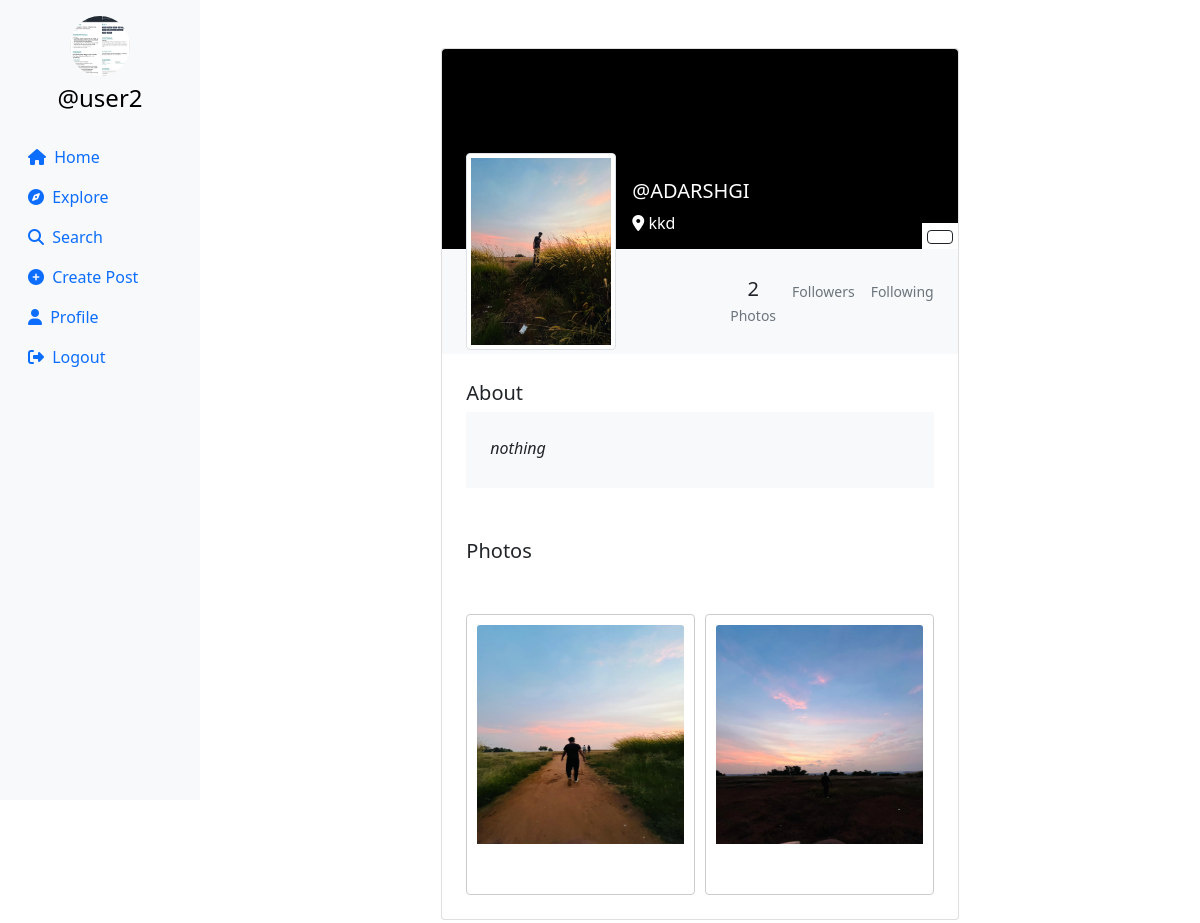
The page /profile/ADARSHGI (signed in) on the database its author committed.
### socialapp/models.py (models this page shows, shortened)
class Profile(models.Model):
     user = models.ForeignKey(User, on_delete=models.CASCADE)
     id_user = models.IntegerField(primary_key=True, default=0)
     bio = models.TextField(blank=True, default='')
     profileimg = models.ImageField(upload_to='profile_images', default='')
     location = models.CharField(max_length=100, blank=True, default='')

class Post(models.Model):
    id=models.UUIDField(primary_key=True,default=uuid.uuid4)
    user=models.CharField(max_length=100)
    image=models.ImageField(upload_to='post_image',blank=False, null=False)
    caption=models.TextField()
    created_at=models.DateTimeField(default=datetime.now)
    no_of_likes=models.IntegerField(default=0)

### socialapp/views.py (the view, shortened to what this page needs)
# urls.py: path('profile/<str:id_user>',views.profile,name='profile'),
@login_required(login_url='/loginn')
def profile(request,id_user):
    user_object=User.objects.get(username=id_user)
    profile=Profile.objects.get(user=request.user)
    user_profile=Profile.objects.get(user=user_object)
    user_post=Post.objects.filter(user=id_user).order_by('-created_at')
    user_post_length=len(user_post)
    context={
        'user_object':user_object,
        'user_profile':user_profile,
        "user_post":user_post,
        'user_post_length':user_post_length,
        'profile':profile
    }
    return render(request,'profile.html',context)

### templates/profile.html (shortened to what this page needs)
{% load static %}
<!DOCTYPE html>
<html lang="en">
<head>
    <link rel="stylesheet" href="https://maxcdn.bootstrapcdn.com/bootstrap/4.5.2/css/bootstrap.min.css">
    <link href="https://cdn.jsdelivr.net/npm/bootstrap@5.0.2/dist/css/bootstrap.min.css" rel="stylesheet"
>
    <link rel="stylesheet" href="{% static 'css/app.css' %}">
</head>
<body>
    {% load static %}
    <div class="container-fluid">
        <div class="row">
            <nav class="col-md-2 d-none d-md-block sidebar" style="position: fixed;">
                <div class="text-center mt-3">
                    {% if profile.profileimg %}
        <img src="{{ profile.profileimg.url }}" alt="Profile Picture" class="profile-pic">
    {% else %}
        <img src="{% static 'path/to/placeholder/image.jpg' %}" alt="Default Profile Picture" class="profile-pic">
    {% endif %}
                    <h4 class="mt-2"><a href="/profile/{{user}}" style="text-decoration:none;">@{{user}}</a></h4>
                </div>
                <ul class="nav flex-column mt-4">
                    <li class="nav-item">
                        <a class="nav-link active" href="/">
                            <i class="fa-solid fa-house mr-1"></i> Home
                        </a>
                    </li>
                    <li class="nav-item">
                        <a class="nav-link" href="/explore">
                            <i class="fa-solid fa-compass mr-1"></i> Explore
                        </a>
                    </li>
                    <li class="nav-item">
                        <a class="nav-link" href="#" data-bs-toggle="modal" data-bs-target="#exampleModal3">
                            <i class="fa-solid fa-magnifying-glass mr-1"></i> Search
                        </a>
                    </li>
                    <li class="nav-item">
                        <a class="nav-link" href="#" data-bs-toggle="modal" data-bs-target="#exampleModal2"
                            data-bs-whatever="@getbootstrap">
                            <i class="fa-solid fa-circle-plus mr-1"></i> Create Post
                        </a>
                    </li>
                    <li class="nav-item">
                        <a class="nav-link" href="/profile/{{user}}">
                            <i class="fa-solid fa-user mr-1"></i> Profile
                        </a>
                    </li>
                    <li class="nav-item">
                        <a class="nav-link" href="/logoutt">
                            <i class="fa-solid fa-right-from-bracket mr-1"></i> Logout
                        </a>
                    </li>
                </ul>
            </nav>
            {% load static %}
            <main role="main" class="col-md-9 ml-sm-auto col-lg-10 px-md-4">
                <section class="gradient-custom-2">
                    <div class="container py-5">
                        <div class="row d-flex justify-content-center align-items-center h-100">
                            <div class="col col-lg-9 col-xl-7">
                                <div class="card">
                                    <div class="rounded-top text-white d-flex flex-row"
                                        style="background:black; height:200px;">
                                        <div class="ms-4  d-flex flex-column" style="width: 150px; margin-top:5rem;">
                                            {% if user_profile.profileimg %}
                                            <img src="{{ user_profile.profileimg.url }}" alt="Profile Image" class="img-fluid img-thumbnail mt-4 mb-2" style="width: 150px; z-index: 1">
                                        {% else %}
                                            <p>No profile image available</p>
                                        {% endif %}
                                        </div>
                                        <div class="ms-3" style="margin-top: 130px;">
                                            <h5>@{{user_profile.user}}</h5>
                                            <p><i class="fa-solid fa-location-dot"></i> {{user_profile.location}}</p>
                                        </div>
                                        <div style="margin-inline-start: auto; margin-top: auto;background:white;">
                                        <form action="/follow" method="POST">
                                            {% csrf_token %}  {% if user != user_profile.user %}
                                            <button type="submit" class="btn btn-outline-dark"
                                                data-mdb-ripple-color="dark" style="z-index: 1; margin: 5px;"
                                                data-bs-toggle="modal" data-bs-target="#exampleModal1"
                                                data-bs-whatever="@getbootstrap">
                                            </button>
                                            {% endif %}
</form>
                                        </div>
                                    </div>
                                    <div class="p-4 text-black" style="background-color: #f8f9fa;">
                                        <div class="d-flex justify-content-end text-center py-1">
                                            <div>
                                                <p class="mb-1 h5">{{user_post_length}}</p>
                                                <p class="small text-muted mb-0">Photos</p>
                                            </div>
                                            <div class="px-3">
                                                <p class="small text-muted mb-0">Followers</p>
                                            </div>
                                            <div>
                                                <p class="small text-muted mb-0">Following</p>
                                            </div>
                                        </div>
                                    </div>
                                    <div class="card-body p-4 text-black">
                                        <div class="mb-5">
                                            <p class="lead fw-normal mb-1">About</p>
                                            <div class="p-4" style="background-color: #f8f9fa;">
                                                <p class="font-italic mb-1">{{user_profile.bio}}</p>
                                            </div>
                                        </div>
                                        <div class="mb-5">
                                            <p class="lead fw-normal mb-1">Photos</p>
                                        </div>
                                        <div class="image-grid">
                                            {% for pos in user_post %}
                                            <div class="card image-item">
                                                <img src="{{pos.image.url}}" class="card-img-top" alt="..."
                                                    style="width: 219px;height: 219px;">
                                                <div class="card-body">
                                                </div>
                                            </div>
                                            {% endfor %}
                                        </div>
                                    </div>
                                </div>
                            </div>
                        </div>
                    </div>
                </section>
            </main>
        </div>
    </div>
</body>
</html>

### static/css/app.css (style rules this page uses)
.sidebar { background-color: #f8f9fa; height: 100vh; color: black; }
.profile-pic { width: 60px; height: 60px; border-radius: 50%; object-fit: cover; }
a { color: black; }

### templates/profile.html (style rules this page uses)
.sidebar { background-color: #f8f9fa; height: 100vh; color: black; }
.profile-pic { width: 60px; height: 60px; border-radius: 50%; object-fit: cover; }
a { color: black; }
.image-grid { display: grid; grid-template-columns: repeat(auto-fill, minmax(200px, 1fr)); gap: 10px; }
.image-item { border: 1px solid #ccc; padding: 10px; }
.image-item img { max-width: 100%; height: auto; }

### rows shown on the page
Profile: profileimg (picture)
Profile: profileimg (picture), user "ADARSHGI", location "kkd", bio "nothing"
Post: image (picture)
Post: image (picture)

### other values the page prints
{{ user }} "user2"
{{ user_post_length }} "2"
